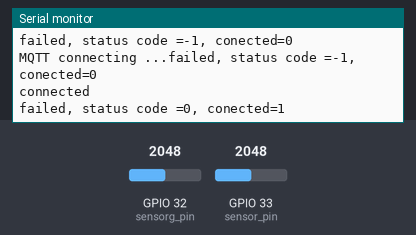
The sketch below on a simulated ESP32. Parts: the last lines printed to the serial monitor. Inputs (shaded band) come from the test bench; at power-on: GPIO 32 (sensorg_pin) = 2048, GPIO 33 (sensor_pin) = 2048. WiFi joins after 1.5 s; servers stay silent unless stated; no MQTT or app messages arrive unless stated.

Above: at 2.7 s.
2.8 s: GPIO 32 (sensorg_pin) set to 2866
At 3.6 s:
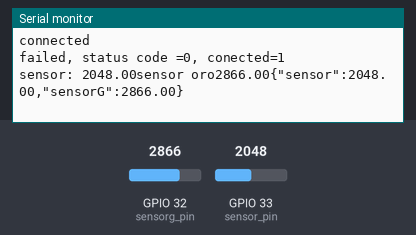
7.5 s: GPIO 33 (sensor_pin) set to 2866
At 9.5 s:
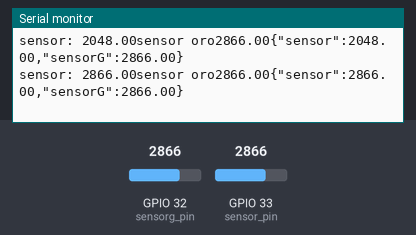
11.6 s: GPIO 32 (sensorg_pin) set to 3040
At 13.1 s:
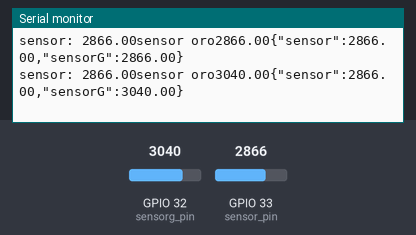
15.7 s: GPIO 33 (sensor_pin) set to 3040
At 19.0 s:
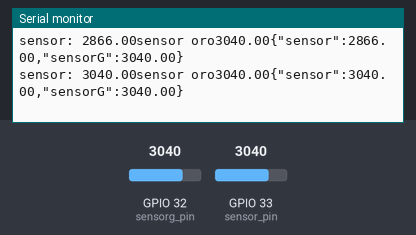
Timing chart, 0 to 20.5 s (numbered marks = the images above; inputs shaded):
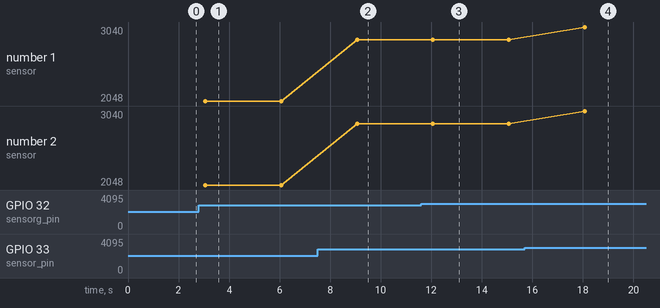

Measured:
- after the input at 2.8 s, the serial monitor: prints a new line after 0.26 s (image 1)
- after the input at 7.5 s, the serial monitor: prints a new line after 1.6 s (image 2)
- after the input at 11.6 s, the serial monitor: prints a new line after 0.47 s (image 3)
- after the input at 15.7 s, the serial monitor: prints a new line after 2.4 s (image 4)

The sketch:

MoistureSensorMQTT.ino
```cpp
/* Here ESP32 will keep 2 roles:
  1/ read data from DHT11/DHT22 sensor
  2/ control led on-off
  So it willpublish temperature topic and scribe topic bulb on/off
*/

#include <WiFi.h>
#include <PubSubClient.h>
#include <stdio.h>

/* change it with your ssid-password */
const char* ssid = "IntroduceSSID";
const char* password = "IntroducePass";

const char* mqtt_server = "IntroduceIPServidorTB";
int sensor_pin = 33;
int sensorg_pin = 32;

unsigned long lastMsg;

/* create an instance of PubSubClient client */
WiFiClient espClient;
PubSubClient client(espClient);

void receivedCallback(char* topic, byte* payload, unsigned int length) {
  Serial.print("Message received: ");
  Serial.println(topic);

  Serial.print("payload: ");
  for (int i = 0; i < length; i++) {
    Serial.print((char)payload[i]);
  }
  Serial.println();
  /* we got '1' -> on */

}
void info() {
  Serial.print("failed, status code =");
  Serial.print(client.state());
  Serial.print(", conected=");
  Serial.println(client.connected());
}
void mqttconnect() {
  /* Loop until reconnected */
  info();
  while (client.connected() == 0) {
    Serial.print("MQTT connecting ...");
    /* client ID */
    String clientId = "ESP32Client";
    /* connect now */
    info();
    if (client.connect("pica", "oOu1IrgpIm6g9QgSuZFb", NULL)) {
      Serial.println("connected");
      /* subscribe topic with default QoS 0*/
      //client.subscribe(LED_TOPIC);
      info();
    }
    else {
      info();
      Serial.print("failed, status code =");
      Serial.print(client.state());
      Serial.println("try again in 5 seconds");
      /* Wait 5 seconds before retrying */
      delay(5000);
    }
  }
}

void sendMsg () {
  float gsensor = analogRead(sensorg_pin);
  float sensor = analogRead(sensor_pin);

  Serial.print("sensor: ");
  Serial.print(sensor);
  //Serial.print(" %t");
  Serial.print("sensor oro");
  Serial.print(gsensor);

  String sensor1 = String(sensor);
  String sensor2 = String(gsensor);

  //prepare string
  String payload = "{";
  payload += "\"sensor\":";
  payload += sensor1;
  payload+= ",";
  payload += "\"sensorG\":";
  payload += sensor2;
  payload += "}";

  //payload
  char attributes[100];
  payload.toCharArray(attributes,100);
  client.publish("v1/devices/me/telemetry", attributes);
  Serial.println(attributes);

}

void setup() {
  Serial.begin(115200);
  // We start by connecting to a WiFi network
  Serial.println();
  Serial.print("Connecting to ");
  Serial.println(ssid);

  WiFi.begin(ssid, password);

  while (WiFi.status() != WL_CONNECTED) {
    delay(500);
    Serial.print(".");
  }

  Serial.println("");
  Serial.println("WiFi connected");
  Serial.println("IP address: ");
  Serial.println(WiFi.localIP());

  /* configure the MQTT server with IPaddress and port */
  client.setServer(mqtt_server, 1883);
  /* this receivedCallback function will be invoked
    when client received subscribed topic */
  client.setCallback(receivedCallback);
}
void loop() {
  /* if client was disconnected then try to reconnect again */
  if (client.connected() == 0) {
  mqttconnect();
  }
  /* this function will listen for incomming
    subscribed topic-process-invoke receivedCallback */
  client.loop();
  /* we measure temperature every 3 secs
    we count until 3 secs reached to avoid blocking program if using delay()*/
  long now = millis();
  if (now - lastMsg > 3000) {
    lastMsg = now;
    sendMsg();
  }

  delay(500);
}
```
